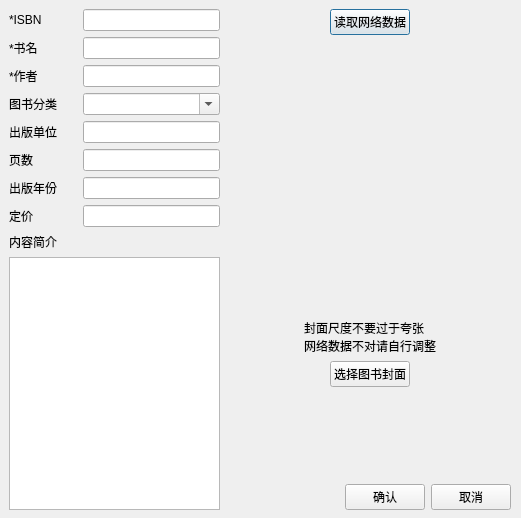
<?xml version="1.0" encoding="UTF-8"?>
<ui version="4.0">
 <class>Dialog</class>
 <widget class="QDialog" name="Dialog">
  <property name="geometry">
   <rect>
    <x>0</x>
    <y>0</y>
    <width>521</width>
    <height>518</height>
   </rect>
  </property>
  <property name="windowTitle">
   <string>Dialog</string>
  </property>
  <widget class="QWidget" name="verticalLayoutWidget">
   <property name="geometry">
    <rect>
     <x>9</x>
     <y>9</y>
     <width>211</width>
     <height>501</height>
    </rect>
   </property>
   <layout class="QVBoxLayout" name="verticalLayout" stretch="1,1,1,1,1,1,1,1,0,10">
    <item>
     <layout class="QHBoxLayout" name="horizontalLayout" stretch="1,2">
      <item>
       <widget class="QLabel" name="label_isbn">
        <property name="text">
         <string>*ISBN</string>
        </property>
       </widget>
      </item>
      <item>
       <widget class="QLineEdit" name="lineEdit_isbn"/>
      </item>
     </layout>
    </item>
    <item>
     <layout class="QHBoxLayout" name="horizontalLayout_8" stretch="1,2">
      <item>
       <widget class="QLabel" name="label_bookname">
        <property name="text">
         <string>*书名</string>
        </property>
       </widget>
      </item>
      <item>
       <widget class="QLineEdit" name="lineEdit_bookname"/>
      </item>
     </layout>
    </item>
    <item>
     <layout class="QHBoxLayout" name="horizontalLayout_7" stretch="1,2">
      <item>
       <widget class="QLabel" name="label_author">
        <property name="text">
         <string>*作者</string>
        </property>
       </widget>
      </item>
      <item>
       <widget class="QLineEdit" name="lineEdit_author"/>
      </item>
     </layout>
    </item>
    <item>
     <layout class="QHBoxLayout" name="horizontalLayout_6" stretch="1,2">
      <item>
       <widget class="QLabel" name="label_classifce">
        <property name="text">
         <string>图书分类</string>
        </property>
       </widget>
      </item>
      <item>
       <widget class="QComboBox" name="comboBox">
        <property name="editable">
         <bool>true</bool>
        </property>
       </widget>
      </item>
     </layout>
    </item>
    <item>
     <layout class="QHBoxLayout" name="horizontalLayout_5" stretch="1,2">
      <item>
       <widget class="QLabel" name="label_present">
        <property name="text">
         <string>出版单位</string>
        </property>
       </widget>
      </item>
      <item>
       <widget class="QLineEdit" name="lineEdit_present"/>
      </item>
     </layout>
    </item>
    <item>
     <layout class="QHBoxLayout" name="horizontalLayout_4" stretch="1,2">
      <item>
       <widget class="QLabel" name="label_page">
        <property name="text">
         <string>页数</string>
        </property>
       </widget>
      </item>
      <item>
       <widget class="QLineEdit" name="lineEdit_page"/>
      </item>
     </layout>
    </item>
    <item>
     <layout class="QHBoxLayout" name="horizontalLayout_3" stretch="1,2">
      <item>
       <widget class="QLabel" name="label_year">
        <property name="text">
         <string>出版年份</string>
        </property>
       </widget>
      </item>
      <item>
       <widget class="QLineEdit" name="lineEdit_year"/>
      </item>
     </layout>
    </item>
    <item>
     <layout class="QHBoxLayout" name="horizontalLayout_2" stretch="1,2">
      <item>
       <widget class="QLabel" name="label_price">
        <property name="text">
         <string>定价</string>
        </property>
       </widget>
      </item>
      <item>
       <widget class="QLineEdit" name="lineEdit_price"/>
      </item>
     </layout>
    </item>
    <item>
     <widget class="QLabel" name="introduce">
      <property name="text">
       <string>内容简介</string>
      </property>
     </widget>
    </item>
    <item>
     <widget class="QTextEdit" name="textEdit"/>
    </item>
   </layout>
  </widget>
  <widget class="QWidget" name="verticalLayoutWidget_2">
   <property name="geometry">
    <rect>
     <x>229</x>
     <y>9</y>
     <width>282</width>
     <height>501</height>
    </rect>
   </property>
   <layout class="QVBoxLayout" name="verticalLayout_2" stretch="0,1,0">
    <item>
     <layout class="QHBoxLayout" name="horizontalLayout_9">
      <item>
       <spacer name="horizontalSpacer">
        <property name="orientation">
         <enum>Qt::Horizontal</enum>
        </property>
        <property name="sizeHint" stdset="0">
         <size>
          <width>40</width>
          <height>20</height>
         </size>
        </property>
       </spacer>
      </item>
      <item>
       <widget class="QPushButton" name="button_read_internet">
        <property name="text">
         <string>读取网络数据</string>
        </property>
       </widget>
      </item>
      <item>
       <spacer name="horizontalSpacer_2">
        <property name="orientation">
         <enum>Qt::Horizontal</enum>
        </property>
        <property name="sizeHint" stdset="0">
         <size>
          <width>40</width>
          <height>20</height>
         </size>
        </property>
       </spacer>
      </item>
     </layout>
    </item>
    <item>
     <layout class="QVBoxLayout" name="verticalLayout_3" stretch="3,0,0,1">
      <item>
       <widget class="QLabel" name="label_pixmap">
        <property name="text">
         <string/>
        </property>
        <property name="pixmap">
         <pixmap>../../Library_mang/res/book.png</pixmap>
        </property>
        <property name="alignment">
         <set>Qt::AlignCenter</set>
        </property>
       </widget>
      </item>
      <item>
       <layout class="QHBoxLayout" name="horizontalLayout_12" stretch="0,0,0">
        <item>
         <spacer name="horizontalSpacer_4">
          <property name="orientation">
           <enum>Qt::Horizontal</enum>
          </property>
          <property name="sizeHint" stdset="0">
           <size>
            <width>40</width>
            <height>20</height>
           </size>
          </property>
         </spacer>
        </item>
        <item>
         <widget class="QLabel" name="label_18">
          <property name="text">
           <string>封面尺度不要过于夸张
网络数据不对请自行调整</string>
          </property>
         </widget>
        </item>
        <item>
         <spacer name="horizontalSpacer_5">
          <property name="orientation">
           <enum>Qt::Horizontal</enum>
          </property>
          <property name="sizeHint" stdset="0">
           <size>
            <width>40</width>
            <height>20</height>
           </size>
          </property>
         </spacer>
        </item>
       </layout>
      </item>
      <item>
       <layout class="QHBoxLayout" name="horizontalLayout_11">
        <item>
         <spacer name="horizontalSpacer_6">
          <property name="orientation">
           <enum>Qt::Horizontal</enum>
          </property>
          <property name="sizeHint" stdset="0">
           <size>
            <width>40</width>
            <height>20</height>
           </size>
          </property>
         </spacer>
        </item>
        <item>
         <widget class="QPushButton" name="pushButton_selectbook">
          <property name="text">
           <string>选择图书封面</string>
          </property>
         </widget>
        </item>
        <item>
         <spacer name="horizontalSpacer_7">
          <property name="orientation">
           <enum>Qt::Horizontal</enum>
          </property>
          <property name="sizeHint" stdset="0">
           <size>
            <width>40</width>
            <height>20</height>
           </size>
          </property>
         </spacer>
        </item>
       </layout>
      </item>
      <item>
       <spacer name="verticalSpacer">
        <property name="orientation">
         <enum>Qt::Vertical</enum>
        </property>
        <property name="sizeHint" stdset="0">
         <size>
          <width>20</width>
          <height>40</height>
         </size>
        </property>
       </spacer>
      </item>
     </layout>
    </item>
    <item>
     <layout class="QHBoxLayout" name="horizontalLayout_10">
      <item>
       <spacer name="horizontalSpacer_3">
        <property name="orientation">
         <enum>Qt::Horizontal</enum>
        </property>
        <property name="sizeHint" stdset="0">
         <size>
          <width>40</width>
          <height>20</height>
         </size>
        </property>
       </spacer>
      </item>
      <item>
       <widget class="QPushButton" name="pushButton_confirm">
        <property name="text">
         <string>确认</string>
        </property>
       </widget>
      </item>
      <item>
       <widget class="QPushButton" name="pushButton_cancal">
        <property name="text">
         <string>取消</string>
        </property>
       </widget>
      </item>
     </layout>
    </item>
   </layout>
  </widget>
 </widget>
 <resources/>
 <connections/>
</ui>
